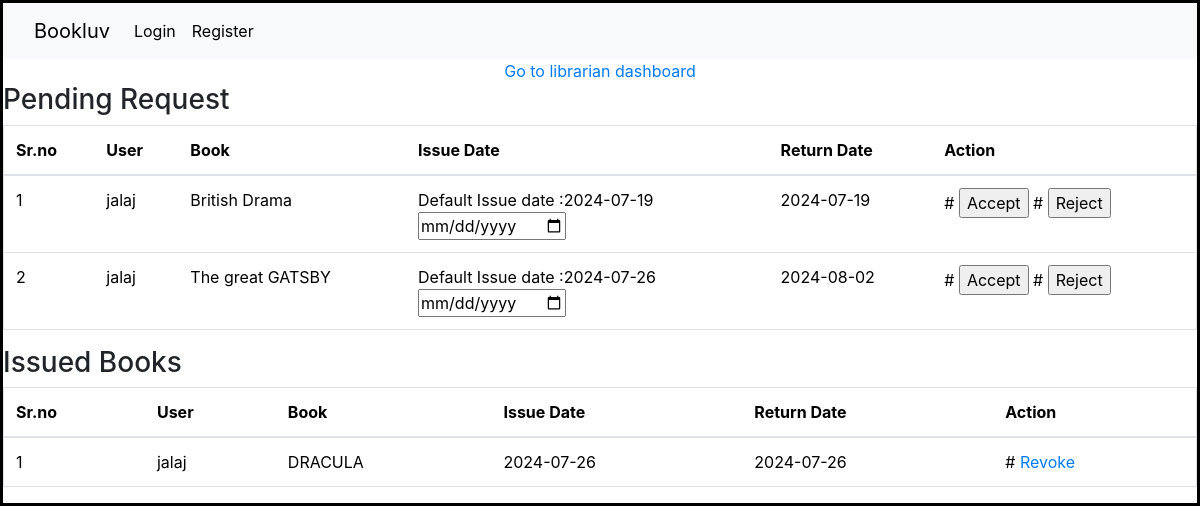
The app's page /issue_books with its own data.
### app.py (models this page shows, shortened)
class Mybooks(db.Model):
    __tablename__ = "Mybooks"
    id = db.Column(db.Integer, primary_key = True)
    user_id = db.Column(db.Integer, db.ForeignKey('User.id'), nullable = False)
    book_id = db.Column(db.Integer, db.ForeignKey('Book.id'), nullable = False)
    issue_date = db.Column(db.Date, nullable=False, default=datetime.utcnow)
    return_date = db.Column(db.Date, default=datetime.utcnow)
    status = db.Column(db.String(50), nullable=False, default="Pending")

class User(db.Model):
    __tablename__ = "User"
    id = db.Column(db.Integer, primary_key = True)
    username = db.Column(db.String(50), unique = True, nullable = False)
    passhash = db.Column(db.String(512), nullable = False)
    name = db.Column(db.String(50), nullable = False)
    @property
    def password(self):
        raise AttributeError('password is not a readable attribute')
    carts = db.relationship('Mybooks', backref='User', lazy=True)
    feedbacks = db.relationship('Feedback', backref='User', lazy=True)

class Book(db.Model):
    __tablename__ = "Book"
    id = db.Column(db.Integer, primary_key = True)
    book_name = db.Column(db.String(20), nullable = False)
    section_id = db.Column(db.Integer, db.ForeignKey('Section.id'), nullable = False)
    content = db.Column(db.String(20), nullable = False)
    author = db.Column(db.String(20), nullable = False)
    pdf_path = db.Column(db.String(255), nullable = False)
    carts = db.relationship('Mybooks', backref='Book', lazy=True)

### routes.py (the view)
@app.route('/issue_books', methods=['POST','GET'])
def issue_books():
    return render_template('issue_books.html', mybooks=Mybooks.query.filter_by(status='Pending'), issuedbooks=Mybooks.query.filter_by(status='Issued'))

### templates/issue_books.html (shortened to what this page needs)
{% extends 'common-layout.html' %}
{% block content %}
<a style="display:block;text-align:center" href="{{url_for('admin_dashboard')}}">
    Go to librarian dashboard
</a>
<h3>Pending Request</h3>
<table class="table" border="1">
    <thead>
        <tr>
            <th>Sr.no</th>
            <th>User</th>
            <th>Book</th>
            <th>Issue Date</th>
            <th>Return Date</th>
            <th>Action</th>
        </tr>
    </thead>
    <tbody>
        {% for i in mybooks %}
            <td>{{loop.index}}</td>
            <td>{{i.User.username}}</td>
            <td>{{i.Book.book_name}}</td>
            <form method="POST" action="{{url_for('accept_issue_request', book_id=i.id)}}">
                <td>Default Issue date :{{i.issue_date }}<br><input type="date" name="issue_date" required></td>
                <td>{{i.return_date}}</td>
                <td>
                    #
                    <input type="submit" value="Accept">
                    #
                    <a href="{{url_for('reject_issue_request', book_id=i.book_id)}}"><input type="button" value="Reject"></a>
                </td>
            </form>
        {% endfor %}
    </tbody>
</table>
<h3>Issued Books</h3>
<table class="table" border="1">
    <thead>
        <tr>
            <th>Sr.no</th>
            <th>User</th>
            <th>Book</th>
            <th>Issue Date</th>
            <th>Return Date</th>
            <th>Action</th>
        </tr>
    </thead>
    <tbody>
        {% for i in issuedbooks %}
            <td>{{loop.index}}</td>
            <td>{{i.User.username}}</td>
            <td>{{i.Book.book_name}}</td>
            <td >{{i.issue_date }}</td>
            <td>{{i.return_date}}</td>
            <td>
                #
                <a href="{{url_for('revoke', book_id=i.book_id)}}">
                    Revoke
                </a>
            </td>
        {% endfor %}
    </tbody>
</table>
{% endblock %}

### templates/common-layout.html (style rules this page uses)
body { background-position: center center; background-size: 100%; background-repeat: no-repeat; border: 3px solid black; }

### records on screen
Mybooks: User.username "jalaj", Book.book_name "British Drama", issue_date "2024-07-19", return_date "2024-07-19"
Mybooks: User.username "jalaj", Book.book_name "The great GATSBY", issue_date "2024-07-26", return_date "2024-08-02"
Mybooks: User.username "jalaj", Book.book_name "DRACULA", issue_date "2024-07-26", return_date "2024-07-26"
